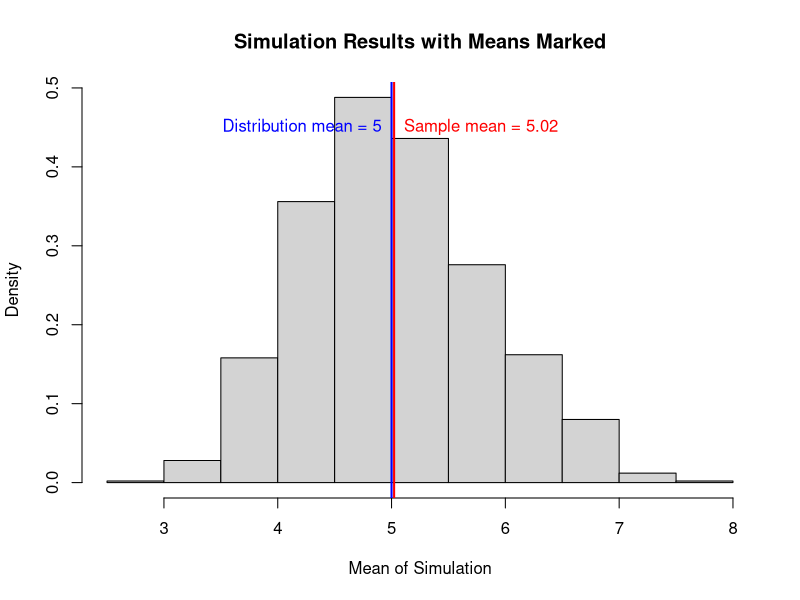
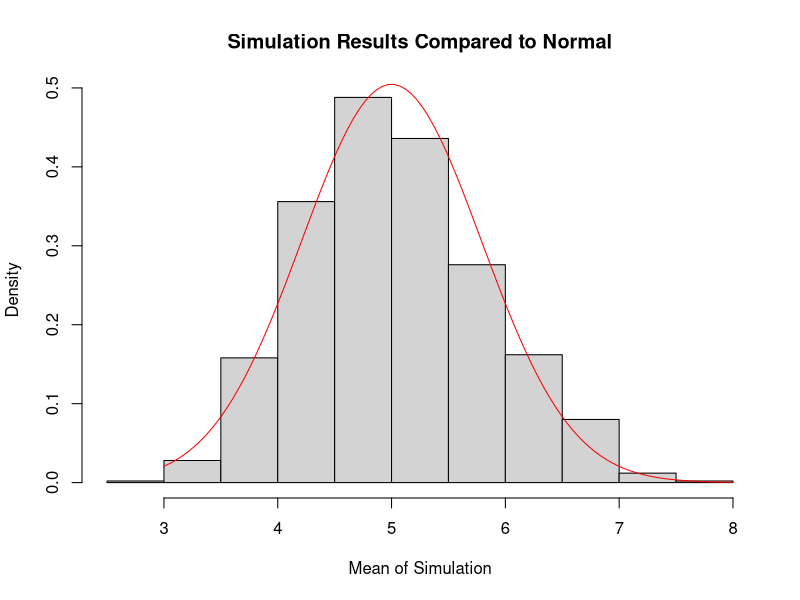

Recreate these plots in R, in order.
## ---- chunk 1
  lambda = 0.2
  n = 40  
  set.seed(123456)
  mean(rexp(40, lambda))
## ---- chunk 2
  mns = NULL
  for (i in 1 : 1000) mns = c(mns, mean(rexp(n, lambda)))
## ---- chunk 3
  print(mean(mns))
## ---- chunk 4
  hist(mns,freq = FALSE, main = "Simulation Results with Means Marked",
       xlab = "Mean of Simulation")  
  abline(v = mean(mns), lwd = 2, col = "RED")
  text(x = mean(mns), y = 0.45, pos = 4,
       labels = paste("Sample mean =", round(mean(mns),2)), col = "RED")
  abline(v = 5, lwd = 2, col = "BLUE")
  text(x = 5, y = 0.45, pos = 2,
       labels = "Distribution mean = 5", col = "BLUE")

## ---- chunk 5
  print(var(mns))
## ---- chunk 6
  hist(mns,freq = FALSE, main = "Simulation Results Compared to Normal",
       xlab = "Mean of Simulation")
  x <- seq(3, 8, length=100)
  y <- dnorm(x, mean = 5, sd = sqrt(0.625))
  lines(x,y, col = "RED")

